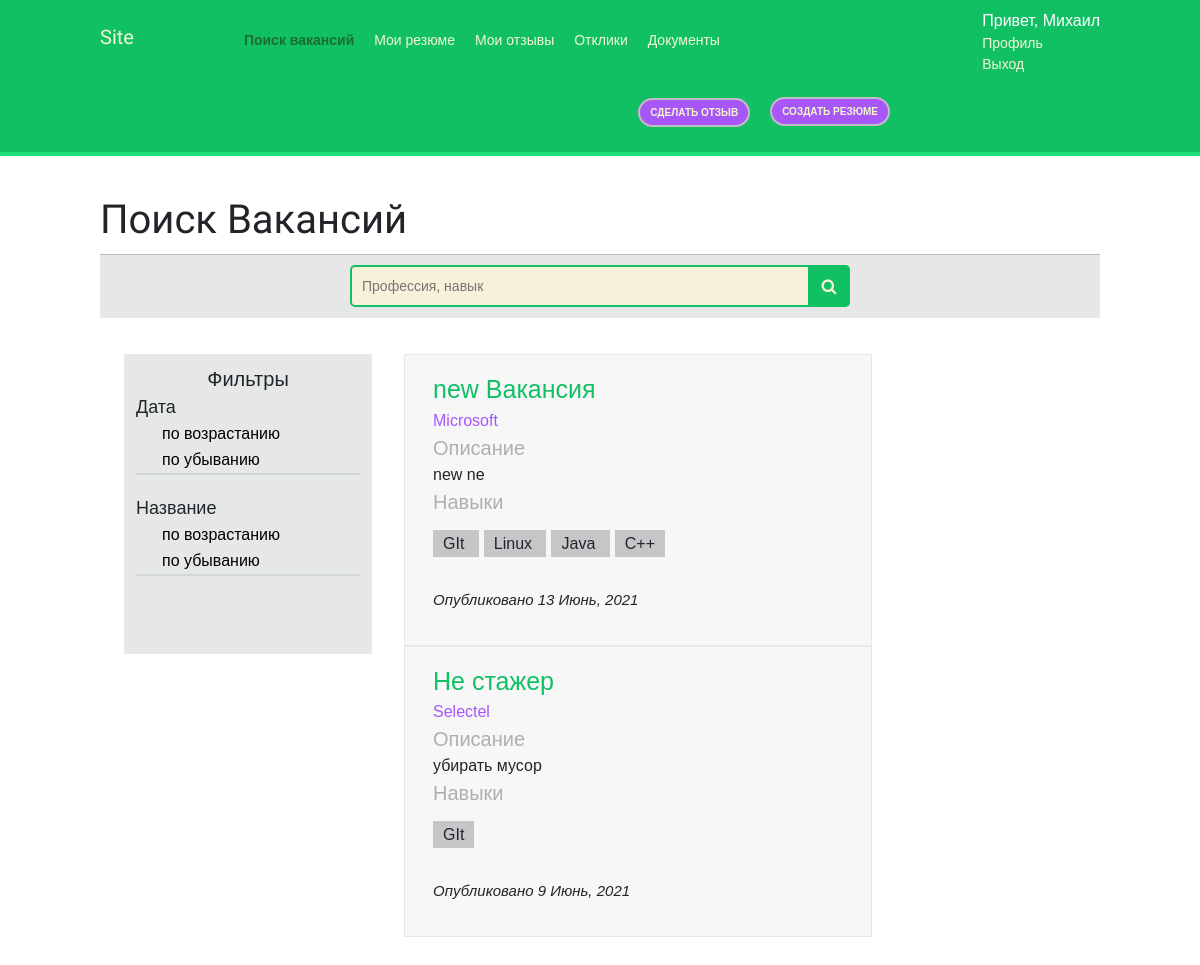
/search/vacancy/ (signed in), run on an earlier commit of the app's database.
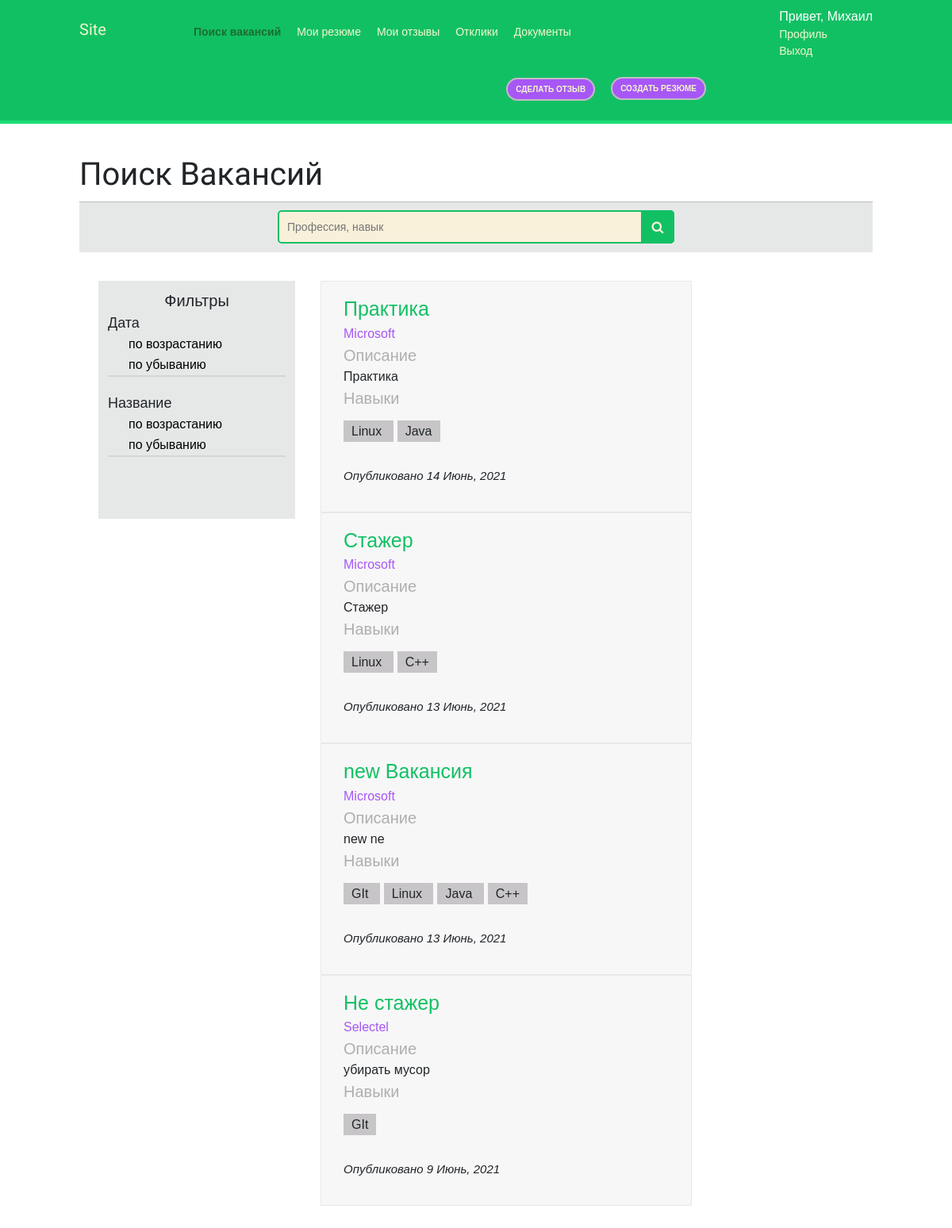
And on a later commit of the database.
### main_site/models.py (models this page shows, shortened)
class Vacancy(models.Model):
	STATUS_CHOICES = (
			('blocked','Заблокированая'),
			('closed','Закрытая'),
			('published','Опубликованная'),
		)
	company = models.ForeignKey(Company,on_delete=models.CASCADE,related_name='vacancys', verbose_name="Компания")
	skills = models.ManyToManyField(Skill, related_name='vacancys',verbose_name="Навыки")
	name = models.CharField('Название',max_length=100)
	description = models.TextField('Описание')
	responsibilities = models.TextField('Обязанности') #обязанности
	requirements = models.TextField('Требования') #требования
	conditions = models.TextField('Условия') #условия
	created_by = models.DateTimeField(auto_now_add=True)
	updated_by =  models.DateTimeField(auto_now=True)
	status = models.CharField('Статус',max_length=10,choices=STATUS_CHOICES, default='published')
	class Meta:
		verbose_name = 'Вакансия'
		verbose_name_plural = 'Вакансии'

class Company(models.Model):
	user = models.OneToOneField(settings.AUTH_USER_MODEL,on_delete=models.CASCADE,related_name='companys', verbose_name='Пользователь')
	name = models.CharField('Название',max_length=200)
	address = models.CharField('Адрес',max_length=200)
	description = models.TextField('Описание')
	photo = models.ImageField('Фото',upload_to='img',blank=True)#upload_to
	phone = models.CharField('Телефон',max_length=12, default=' ')
	site_name = models.CharField('Сайт',max_length=200)
	def __str__(self):
		return self.name
	class Meta:
		verbose_name = 'Профиль Компании'
		verbose_name_plural = 'Профили Компаний'

class Skill(models.Model):
	name = models.CharField('Название',max_length=100,unique=True)
	class Meta:
		verbose_name = 'Навык'
		verbose_name_plural = 'Навыки'

### main_site/views.py (the view)
# urls.py: path('search/vacancy/',views.VacancyListView.as_view() , name='vacancy_list'),
class VacancyListView(LoginRequiredMixin,ListView):
	model = Vacancy
	template_name = 'main_site/vacancy/vacancy_list.html'
	context_object_name = 'vacancys'
	def get_queryset(self):
		queryset = Vacancy.objects.filter(status='published',).order_by('-updated_by').all()
		query = self.request.GET.get('search')
		if query:
			queryset = Vacancy.objects.filter(status='published',).filter(Q(name__icontains=query) | Q(skills__name__icontains=query)).distinct().order_by('-updated_by').all()
		if not self.request.GET.get('filter_clance'):
			filter_data = self.request.GET.get('filter')
			if filter_data:
				queryset = queryset.order_by(filter_data)
		return queryset
	def get_context_data(self, **kwargs):
		context = super().get_context_data(**kwargs)
		context["section"] = 'vacancy_list'
		search_value = self.request.GET.get('search')
		if not search_value:
			search_value = ''
		context['search_value'] = search_value
		context['filter'] = self.request.GET.get('filter')
		return context

### main_site/templates/main_site/vacancy/vacancy_list.html (shortened to what this page needs)
{% extends 'base.html' %}
{% block content %}
<h1 class="search">Поиск Вакансий</h1>
<div style="">
	<div class="d1">
	  	<form method="get">
		  <input name="search" type="text" placeholder="Профессия, навык" value="{{search_value}}">
		  <button type="submit"></button>
		</form>
	</div>
	<div class="row mb p-3">
		<div class="col-1" style="width: 25%; background-color: #e6e8e8;margin-left: 20px; height: 300px">
			<div style="text-align: center;margin-top: 10px;font-size: 20px">Фильтры</div>
			<form method="get">
				<div style="margin-bottom: 20px; border-bottom: 2px solid #d2d6d6">
					<div style="font-size: 18px">Дата</div>
					<div style="margin-left: 20px">
						<button class="filters {% if filter == 'updated_by' %}selected_filter{% endif %}" type="submit" name="filter" value="updated_by" >
						 по возрастанию
						</button>
					</div>
					<div style="margin-left: 20px">
						<button class="filters {% if filter == '-updated_by' %}selected_filter{% endif %}" type="submit" name="filter" value="-updated_by" >
						 по убыванию
						</button>
					</div>
				</div>
				<div style="margin-bottom: 20px;border-bottom: 2px solid #d2d6d6">
					<div style="font-size: 18px">Название</div>
					<div style="margin-left: 20px">
						<button class="filters {% if filter == 'name' %}selected_filter{% endif %}" type="submit" name="filter" value="name" >
						 по возрастанию
						</button>
					</div>
					<div style="margin-left: 20px">
						<button class="filters {% if filter == '-name' %}selected_filter{% endif %}" type="submit" name="filter" value="-name" >
						 по убыванию
						</button>
					</div>
				</div>
			</form>
		</div>
		<div class="col">
			<ul>
			{% for vacancy in vacancys %}
				<li style="list-style-type: none;">
					<div class="row mb p-3 profile-info-top" style="width: 70%; border: 1px #e8e8e8 solid">
						<a href="{% url 'vacancy_detail' vacancy.id %}" style="font-size: 25px">
						{{vacancy.name}} </a>
						<a href="" style="color: #a757f7">{{vacancy.company}}</a>
						<div style="">
						<span style="font-size: 20px; color: #b0aeb0; padding-right: 20px ">Описание</span>
						<div>{{vacancy.description}}</div>
						</div>
						<div class="" style="margin-bottom: 30px">
							<span style="font-size: 20px; color: #b0aeb0; padding-right: 20px ">Навыки</span>
							<div style="margin-top: 15px">
								{% for i in vacancy.skills.all %}
								<span style="padding: 5px 10px;margin-right: 5px; background: #c7c5c7;">
									{{i.name}}
								</span>
								{% endfor %}
							</div>
						</div>
						<p style="font-size: 15px"><i>Опубликовано {{vacancy.updated_by | date:"j F, Y"}}</i></p>
					</div>
				</li>
			{% endfor %}
			</ul>
		</div>
	</div>
</div>
{% endblock %}

What changed in the data, as far as the page shows it:
added Vacancy: name "Практика", company "Microsoft", description "Практика", updated_by "14 Июнь, 2021", Skill (name "Linux"), Skill (name "Java")
added Vacancy: name "Стажер", company "Microsoft", description "Стажер", updated_by "13 Июнь, 2021", Skill (name "Linux"), Skill (name "C++")
